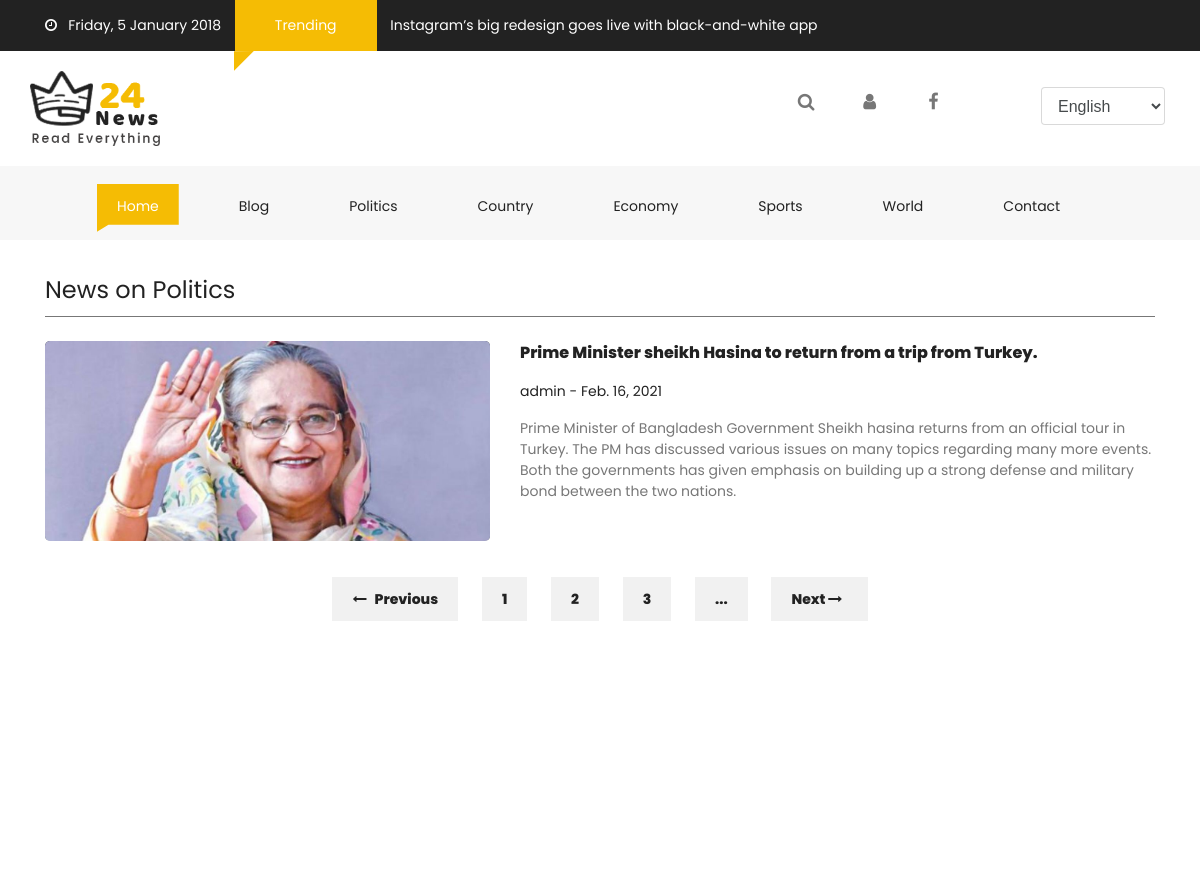
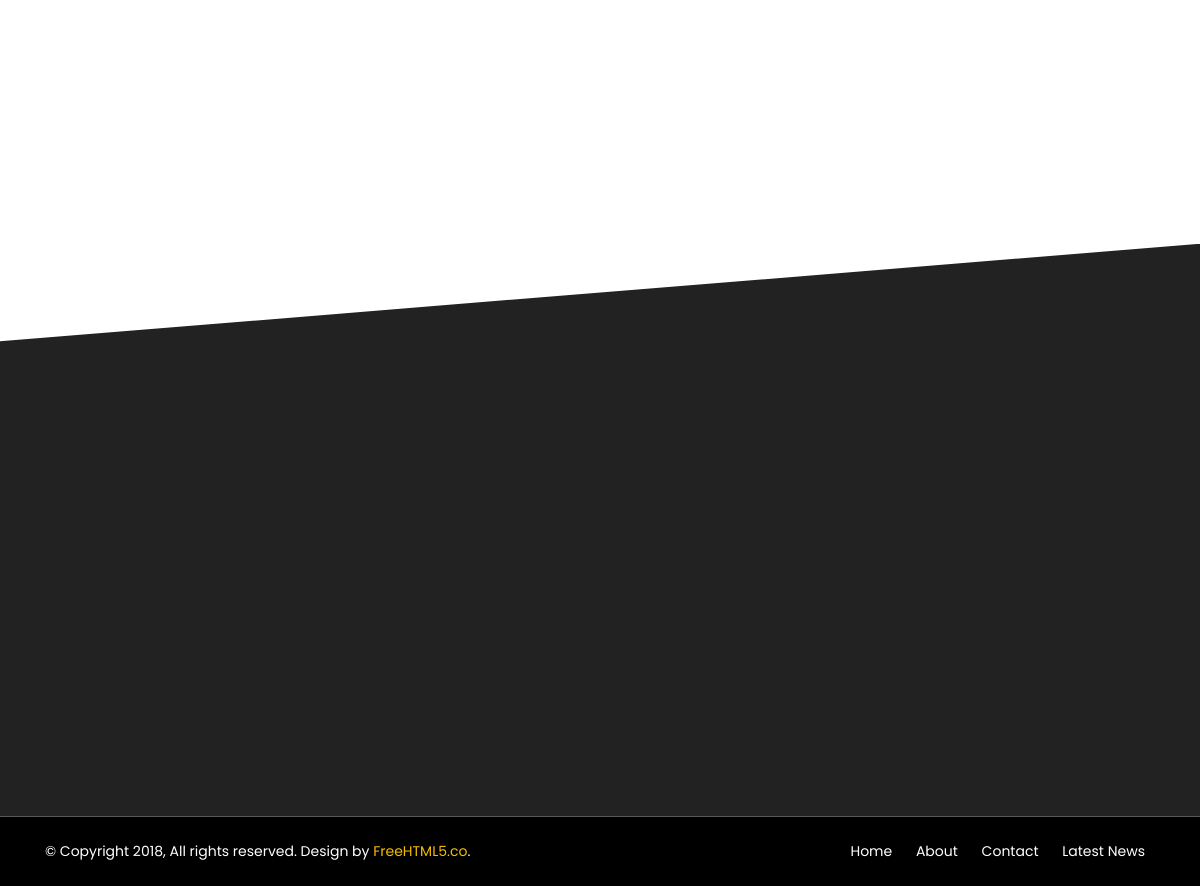
/news/Politics/Events, run on the app's committed database (2 pictures, top to bottom).
### home/models.py (models this page shows, shortened)
class Categories(models.Model):
    name = models.CharField(max_length=1000)
    image = models.ImageField(upload_to='images')
    slug = models.CharField(max_length=1000, default='')
    def __str__(self):
        return self.name

class News(models.Model):
    name = models.CharField(max_length=1000)
    category = models.ForeignKey(Categories, on_delete=models.CASCADE)
    subCategory = models.ForeignKey(SubCategories, on_delete=models.CASCADE)
    author = models.ForeignKey(User, on_delete=models.CASCADE,)
    image = models.ImageField(upload_to='images')
    description = models.CharField(max_length=9999999999999)
    place = models.CharField(max_length=5000)
    date = models.DateField(auto_now_add=True, auto_now=False, blank=True)
    visits = models.PositiveIntegerField(default=0)
    class Meta:
        ordering = ['-visits']

### home/views.py (the view)
# urls.py: path('news/<str:categoryName>/<str:subCategoryName>', views.subCategoryNews, name='subCategoryNews'),
def subCategoryNews(request, categoryName, subCategoryName):
    news = News.objects.all()
    category = Categories.objects.all()
    categoriedd = Categories.objects.get(name=categoryName)
    subCategoriedd = SubCategories.objects.get(name=subCategoryName)
    subcategories = SubCategories.objects.all()
    authors = Authors.objects.all()
    links = ImportantLinks.objects.all()
    categorizedNews = News.objects.filter(category=categoriedd.id, subCategory=subCategoriedd.id)
    params = {'news': news, 'category':category, 'subcategories':subcategories, 'authors':authors, 'links':links, 'categorizedNews':categorizedNews, 'categoryName':categoriedd.name}
    return render(request, 'blog.html', params)

### home/models.py (called while the page is built)
    def __str__(self):
        return self.name

### home/templatetags/multiply.py (called while the page is built)
@register.filter
def in_category(things, category):
    return things.filter(category=category)

### home/templates/blog.html (shortened to what this page needs)
{% extends 'layout.html' %}
{% block body %}
<div class="container-fluid pb-4 pt-4 paddding">
    <div class="container paddding">
        <div class="row mx-0">
            <div class="col-md-12 animate-box" data-animate-effect="fadeInLeft">
                <div>
                    <div class="fh5co_heading fh5co_heading_border_bottom py-2 mb-4">News on {{categoryName}}</div>
                </div>
                {% for i in categorizedNews %}
                <div class="row pb-4">
                    <div class="col-md-5">
                        <div class="fh5co_hover_news_img">
                            <div class="fh5co_news_img"><img src="/media/{{i.image}}" alt=""/></div>
                        </div>
                    </div>
                    <div class="col-md-7 animate-box">
                        <a href='/news/{{i.category}}/{{i.subCategory}}/{{i.id}}' class="fh5co_magna py-2"> {{i.name}} </a><br>
                         <a href='/news/{{i.category}}/{{i.subCategory}}/{{i.id}}' class="fh5co_mini_time py-3"> {{i.author}} - {{i.date}} </a>
                        <div class="fh5co_consectetur"> {{i.description}}</div>
                    </div>
                </div>
                {% endfor %}
            </div>
        </div>
        <div class="row mx-0">
            <div class="col-12 text-center pb-4 pt-4">
                <a href="#" class="btn_mange_pagging"><i class="fa fa-long-arrow-left"></i>&nbsp;&nbsp; Previous</a>
                <a href="#" class="btn_pagging">1</a>
                <a href="#" class="btn_pagging">2</a>
                <a href="#" class="btn_pagging">3</a>
                <a href="#" class="btn_pagging">...</a>
                <a href="#" class="btn_mange_pagging">Next <i class="fa fa-long-arrow-right"></i>&nbsp;&nbsp; </a>
             </div>
        </div>
    </div>
</div>
<div class="container-fluid pb-4 pt-5">
</div>
{% endblock %}

### home/templates/layout.html (shortened to what this page needs)
{% load multiply %}
<!DOCTYPE html>
<html lang="en" class="no-js">
<head>
    <link href="/static/css/media_query.css" rel="stylesheet" type="text/css"/>
    <link href="/static/css/bootstrap.css" rel="stylesheet" type="text/css"/>
    <link href="https://maxcdn.bootstrapcdn.com/font-awesome/4.7.0/css/font-awesome.min.css" rel="stylesheet"
>
    <link href="/static/css/animate.css" rel="stylesheet" type="text/css"/>
    <link href="/static/css/owl.carousel.css" rel="stylesheet" type="text/css"/>
    <link href="/static/css/owl.theme.default.css" rel="stylesheet" type="text/css"/>
    <link href="/static/css/style_1.css" rel="stylesheet" type="text/css"/>
</head>
<body>
<div class="container-fluid fh5co_header_bg">
    <div class="container">
        <div class="row">
            <div class="col-12 fh5co_mediya_center"><a href="#" class="color_fff fh5co_mediya_setting"><i
                    class="fa fa-clock-o"></i>&nbsp;&nbsp;&nbsp;Friday, 5 January 2018</a>
                <div class="d-inline-block fh5co_trading_posotion_relative"><a href="#" class="treding_btn">Trending</a>
                    <div class="fh5co_treding_position_absolute"></div>
                </div>
                <a href="#" class="color_fff fh5co_mediya_setting">Instagram’s big redesign goes live with black-and-white app</a>
            </div>
        </div>
    </div>
</div>
<div class="container-fluid">
    <div class="container">
        <div class="row">
            <div class="col-12 col-md-3 fh5co_padding_menu">
                <img src="/static/images/logo.png" alt="img" class="fh5co_logo_width"/>
            </div>
            <div class="col-12 col-md-9 align-self-center fh5co_mediya_right">
                <div class="text-center d-inline-block">
                    <a class="fh5co_display_table"><div class="fh5co_verticle_middle"><i class="fa fa-search"></i></div></a>
                </div>
                <div class="text-center d-inline-block">
                    <a class="fh5co_display_table" href='/accounts/login'><div class="fh5co_verticle_middle"><i class="fa fa-user"></i></div></a>
                </div>
                <div class="text-center d-inline-block">
                    <a href="https://fb.com/fh5co" target="_blank" class="fh5co_display_table"><div class="fh5co_verticle_middle"><i class="fa fa-facebook"></i></div></a>
                </div>
                <div class="text-center d-inline-block">
                    <a href="https://fb.com/fh5co" target="_blank" class="fh5co_display_table"><div class="fh5co_verticle_middle"></div></a>
                </div>
                <div class="d-inline-block text-center dd_position_relative ">
                    <select class="form-control fh5co_text_select_option">
                        <option>English </option>
                    </select>
                </div>
            </div>
        </div>
    </div>
</div>
<div class="container-fluid bg-faded fh5co_padd_mediya padding_786">
    <div class="container padding_786">
        <nav class="navbar navbar-toggleable-md navbar-light ">
            <div class="collapse navbar-collapse" id="navbarSupportedContent">
                <ul class="navbar-nav mr-auto">
                    <li class="nav-item active">
                        <a class="nav-link" href="/">Home <span class="sr-only">(current)</span></a>
                    </li>
                    <li class="nav-item ">
                        <a class="nav-link" href="/">Blog <span class="sr-only">(current)</span></a>
                    </li>
                    {% for i in category %}
                    <li class="nav-item dropdown">
                        <a class="nav-link" href='/news/{{i.name}}' id="dropdownMenuButton2" data-toggle="dropdown"
                           aria-haspopup="true" aria-expanded="false">{{i.name}} <span class="sr-only">(current)</span></a>
                    </li>
                    {% endfor %}
                    <li class="nav-item ">
                        <a class="nav-link" href="/contact-us">Contact <span class="sr-only">(current)</span></a>
                    </li>
                </ul>
            </div>
        </nav>
    </div>
</div>
{% block body %}{{% endblock %}
<div class="container-fluid fh5co_footer_bg pb-3">
</div>
<div class="container-fluid fh5co_footer_right_reserved">
    <div class="container">
        <div class="row  ">
            <div class="col-12 col-md-6 py-4 Reserved"> © Copyright 2018, All rights reserved. Design by <a href="https://freehtml5.co" title="Free HTML5 Bootstrap templates">FreeHTML5.co</a>. </div>
            <div class="col-12 col-md-6 spdp_right py-4">
                <a href="#" class="footer_last_part_menu">Home</a>
                <a href="Contact_us.html" class="footer_last_part_menu">About</a>
                <a href="Contact_us.html" class="footer_last_part_menu">Contact</a>
                <a href="blog.html" class="footer_last_part_menu">Latest News</a></div>
        </div>
    </div>
</div>
</body>
</html>

### home/static/css/style_1.css (style rules this page uses)
a,a:hover { color:#f5bc04 }
.fh5co_header_bg { background:#222;color:#fff }
.color_fff { color:#fff !important }
.treding_btn { background:#f5bc04;color:#fff;margin:0 10px;display:inline-block;padding:15px 40px }
.fh5co_trading_posotion_relative { position:relative }
.fh5co_treding_position_absolute { -webkit-clip-path:polygon(0 1%, 100% 0, 0 100%, 0% 100%);-moz-clip-path:polygon(0 1%, 100% 0, 0 100%, 0% 100%);-ms-clip-path:polygon(0 1%, 100% 0, 0 100%, 0% 100%);clip-path:polygon(0 1%, 100% 0, 0 100%, 0% 100%);height:20px;width:20px;background:#f5bc04;position:absolute;left:9px }
.fh5co_logo_width { width:130px }
.fh5co_mediya_right { text-align:right }
.fh5co_display_table { height:40px;width:40px;display:table;color:#777;font-size:18px;border:1px solid #fff !important;cursor:pointer;-webkit-border-radius:50%;-moz-border-radius:50%;-ms-border-radius:50%;border-radius:50%;transition:1s;margin:0 10px;color:#777 !important }
.fh5co_verticle_middle { vertical-align:middle;display:table-cell }
.fh5co_text_select_option { margin:0 10px;position:relative;top:-10px }
.navbar-light .navbar-nav .open>.nav-link,.navbar-light .navbar-nav .active>.nav-link,.navbar-light .navbar-nav .nav-link.open,.navbar-light .navbar-nav .nav-link.active { color:#fff !important;padding-top:12px !important;padding-bottom:15px !important;padding-left:20px !important;padding-right:20px !important;margin:0 20px !important;-moz-transition:all .5s ease;-o-transition:all .5s ease;-webkit-transition:all .5s ease;-ms-transition:all .5s ease;transition:all .5s ease;background:#f5bc04 !important;-webkit-clip-path:polygon(100% 0, 100% 85%, 14% 85%, 0 100%, 0% 60%, 0 0);-moz-clip-path:polygon(100% 0, 100% 85%, 14% 85%, 0 100%, 0% 60%, 0 0);-ms-clip-path:polygon(100% 0, 100% 85%, 14% 85%, 0 100%, 0% 60%, 0 0);clip-path:polygon(100% 0, 100% 85%, 14% 85%, 0 100%, 0% 60%, 0 0) }
.navbar-light .navbar-nav .nav-link { color:#222 !important;padding-top:12px !important;padding-bottom:15px !important;padding-left:20px !important;padding-right:20px !important;margin:0 20px !important;-moz-transition:all .5s ease;-o-transition:all .5s ease;-webkit-transition:all .5s ease;-ms-transition:all .5s ease;transition:all .5s ease;position:relative !important;-webkit-clip-path:polygon(100% 0, 100% 85%, 14% 85%, 0 100%, 0% 60%, 0 0);-moz-clip-path:polygon(100% 0, 100% 85%, 14% 85%, 0 100%, 0% 60%, 0 0);-ms-clip-path:polygon(100% 0, 100% 85%, 14% 85%, 0 100%, 0% 60%, 0 0);clip-path:polygon(100% 0, 100% 85%, 14% 85%, 0 100%, 0% 60%, 0 0) }
.fh5co_padding_menu { padding:20px 0 }
.fh5co_padd_mediya { padding-top:10px }
.paddding { padding-left:0 !important;padding-right:0 !important }
.fh5co_heading { font-size:20px;color:#424040 }
.fh5co_heading_border_bottom { border-bottom:1px solid #777 }
.fh5co_news_img { height:200px;-webkit-border-radius:5px;-moz-border-radius:5px;-ms-border-radius:5px;border-radius:5px;overflow:hidden;position:relative;top:0;-webkit-box-shadow:inset 0 2px 3px 1px;-moz-box-shadow:inset 0 2px 3px 1px;-o-box-shadow:inset 0 2px 3px 1px;box-shadow:inset 0 2px 3px 1px;-moz-transition:all all 0.5s ease;-o-transition:all all 0.5s ease;-webkit-transition:all all 0.5s ease;-ms-transition:all all 0.5s ease;transition:all all 0.5s ease }
.fh5co_news_img>img { height:260px;min-width:100% }
.fh5co_magna { font-size:16px;color:#222 !important;font-weight:800 }
.fh5co_mini_time { font-size:14px;color:#222;display:inline-block }
.fh5co_consectetur { font-size:14px;color:#777 }
.btn_mange_pagging { background:#f1f1f1;padding:12px 20px;color:#222 !important;font-weight:800;margin:0 10px;-moz-transition:all .5s ease;-o-transition:all .5s ease;-webkit-transition:all .5s ease;-ms-transition:all .5s ease;transition:all .5s ease }
.btn_pagging { background:#f1f1f1 !important;color:#222;padding:12px 20px !important;font-weight:800;margin:0 10px;-moz-transition:all .5s ease;-o-transition:all .5s ease;-webkit-transition:all .5s ease;-ms-transition:all .5s ease;transition:all .5s ease }
.fh5co_footer_bg { background:#222;color:#fff;-webkit-clip-path:polygon(0 17%, 100% 0, 100% 100%, 0% 100%);clip-path:polygon(0 17%, 100% 0, 100% 100%, 0% 100%) }
.fh5co_footer_right_reserved { background:#000 !important;color:#fff !important }
.footer_last_part_menu { color:#fff !important;padding:0 10px }
.spdp_right { text-align:right }
.fh5co_heading { font-size:24px;color:#222 }
.dd_position_relative { position:relative }
.js .animate-box { opacity:0 }

### data on the page
Categories: name "Politics"
Categories: name "Country"
Categories: name "Economy"
Categories: name "Sports"
Categories: name "World"
News: image (picture), name "Prime Minister sheikh Hasina to return from a trip from Turkey.", author "admin", date "Feb. 16, 2021", description "Prime Minister of Bangladesh Government Sheikh hasina returns from an official tour in Turkey. The PM has discussed various issues on many topics regarding many more events. Both the governments has given emphasis on building up a strong defense and military bond between the two nations."
